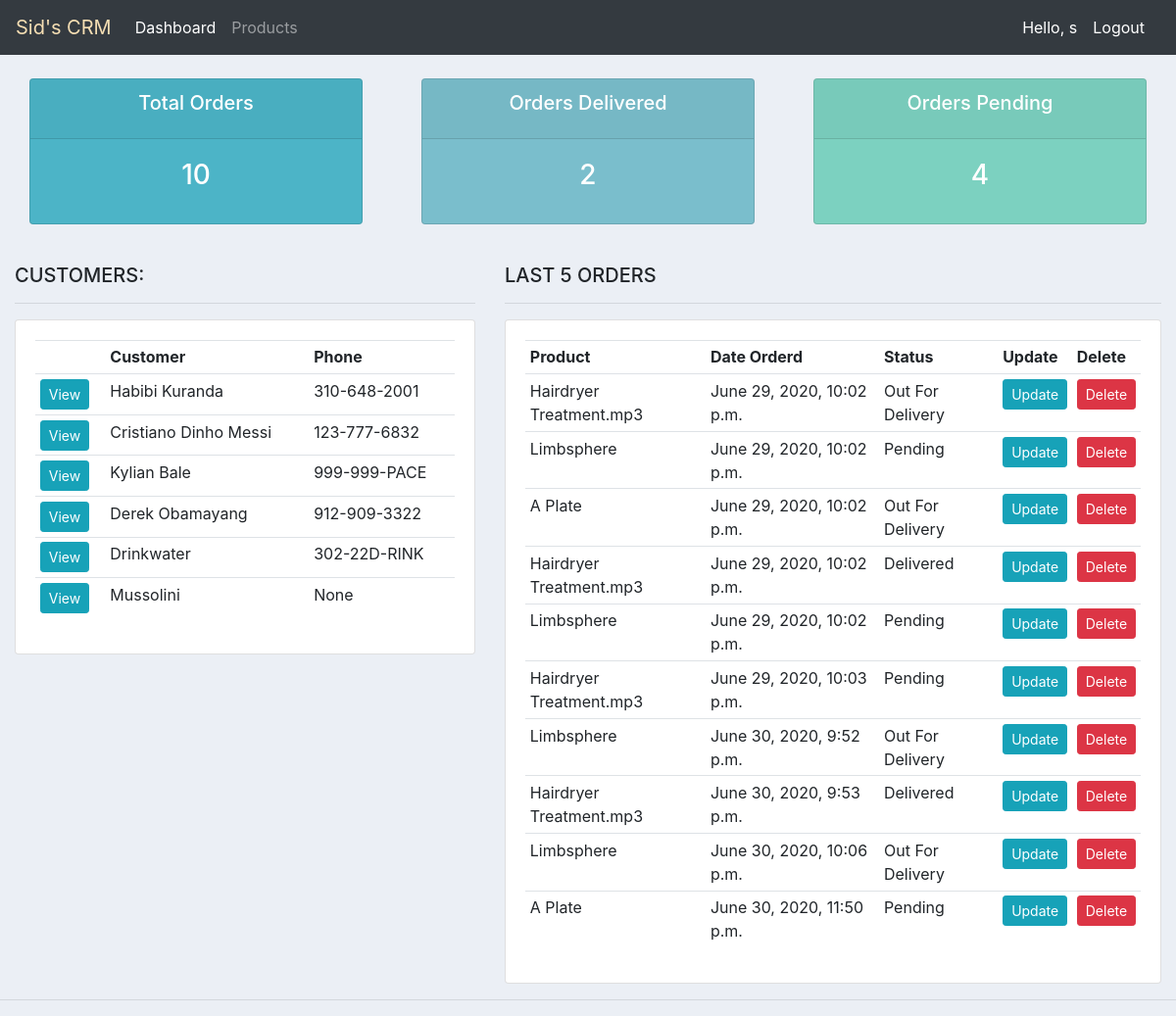
The app's page / (signed in) with its own data.
### accounts/models.py (models this page shows, shortened)
class Customer(models.Model):
    user = models.OneToOneField(
        User, null=True, blank=True, on_delete=models.CASCADE)
    name = models.CharField(max_length=250, null=True)
    phone = models.CharField(max_length=13, null=True, blank=True)
    email = models.EmailField(max_length=250, null=True, blank=True)
    profile_pic = models.ImageField(default='logo2.png', null=True, blank=True)
    date_created = models.DateTimeField(default=timezone.now)

class Order(models.Model):
    STATUS = (
        ('Pending', 'Pending'),
        ('Out For Delivery', 'Out For Delivery'),
        ('Delivered', 'Delivered'),
    )
    customer = models.ForeignKey(
        Customer, null=True, on_delete=models.SET_NULL)
    product = models.ForeignKey(Product, null=True, on_delete=models.SET_NULL)
    date_created = models.DateTimeField(default=timezone.now)
    status = models.CharField(max_length=250, null=True, choices=STATUS)
    note = models.CharField(max_length=1000, null=True, blank=True)

class Product(models.Model):
    CATEGORY = (
        ('Indoor', 'Indoor'),
        ('Outdoor', 'Outdoor'),
    )
    name = models.CharField(max_length=250, null=True)
    price = models.FloatField(null=True)
    category = models.CharField(max_length=250, null=True, choices=CATEGORY)
    description = models.CharField(max_length=250, null=True)
    date_created = models.DateTimeField(default=timezone.now)
    tag = models.ManyToManyField(Tag)
    def __str__(self):
        return self.name

### accounts/decorators.py (the view)
    def wrapper_function(request, *args, **kwargs):
        group = None
        if request.user.groups.exists():
            group = request.user.groups.all()[0].name
        if group == 'customer':
            return redirect('user-page')
        if group == 'admin':
            return view_func(request, *args, **kwargs)

### accounts/views.py (called while the page is built)
@login_required(login_url='login')
@admin_only
def home(request):
    orders = Order.objects.all()
    customers = Customer.objects.all()
    total_orders = orders.count()
    total_customers = customers.count()
    orders_pending = orders.filter(status='Pending').count()
    orders_delivered = orders.filter(status='Delivered').count()
    context = {"orders": orders, "customers": customers, 'total_orders': total_orders,
               'orders_pending': orders_pending, 'orders_delivered': orders_delivered}
    return render(request, 'accounts/dashboard.html', context)

### accounts/templates/accounts/dashboard.html
{% extends 'accounts/base.html' %}
{% block content %}
{% include 'accounts/status.html' %}
    <br>
  <div class="row">
    <div class="col-md-5">
      <h5>CUSTOMERS:</h5>
      <hr>
      <div class="card card-body">
        <table class="table table-sm">
          <tr>
            <th></th>
            <th>Customer</th>
            <th>Phone</th>
          </tr>
          {% for customer in customers %}
          <tr>
            <td><a class='btn btn-sm btn-info' href="{% url 'customer' customer.id %}">View</a></td>
            <td>{{customer.name}}</td>
            <td>{{customer.phone}}</td>
          </tr>
          {% endfor %}
        </table>
      </div>
    </div>
    <div class="col-md-7">
      <h5>LAST 5 ORDERS</h5>
      <hr>
      <div class="card card-body">
        <table class="table table-sm">
          <tr>
            <th>Product</th>
            <th>Date Orderd</th>
            <th>Status</th>
            <th>Update</th>
            <th>Delete</th>
          </tr>
          {% for order in orders %}
          <tr>
            <td>{{order.product}}</td>
            <td>{{order.date_created}}</td>
            <td>{{order.status}}</td>
            <td><a class='btn btn-sm btn-info' href="{% url 'update_order' order.id %}">Update</a></td>
            <td><a class='btn btn-sm btn-danger' href="{% url 'delete_order' order.id %}">Delete</a></td>
          </tr>
          {% endfor %}
        </table>
      </div>
    </div>
  </div>
{% endblock  %}

### accounts/templates/accounts/navbar.html (shortened to what this page needs)
{% load static %}
<nav class="navbar navbar-expand-lg navbar-dark bg-dark">
  <a class="navbar-brand" id="logo" href="/">Sid's CRM</a>
  <div class="collapse navbar-collapse" id="navbarNav">
    <ul class="navbar-nav">
      {% if request.user.is_staff %}
      <li class="nav-item active">
        <a class="nav-link" href="{% url 'home' %}">Dashboard</a>
      </li>
      <li class="nav-item">
        <a class="nav-link" href="{% url 'products' %}">Products</a>
      </li>
      {% else %}
      <li class="nav-item">
        <a class="nav-link" href="{% url 'account' %}">Settings</a>
      </li>
      {% endif %}
    </ul>
  </div>
  <span class="hello-msg">Hello, {{request.user}}</span>
  <span><a class="hello-msg" href="{% url 'logout' %}">Logout</a></span>
</nav>

### static/css/main.css (style rules this page uses)
#logo { color: wheat; }
body { background-color: #ebeff5; }

### accounts/templates/accounts/navbar.html (style rules this page uses)
.hello-msg { font-size: 1rem; color: white; margin-right: 1rem; }

### records on screen
Customer: name "Habibi Kuranda", phone "310-648-2001"
Customer: name "Cristiano Dinho Messi", phone "123-777-6832"
Customer: name "Kylian Bale", phone "999-999-PACE"
Customer: name "Derek Obamayang", phone "912-909-3322"
Customer: name "Drinkwater", phone "302-22D-RINK"
Customer: name "Mussolini", phone "None"
Order: product "Hairdryer Treatment.mp3", date_created "June 29, 2020, 10:02 p.m.", status "Out For Delivery"
Order: product "Limbsphere", date_created "June 29, 2020, 10:02 p.m.", status "Pending"
Order: product "A Plate", date_created "June 29, 2020, 10:02 p.m.", status "Out For Delivery"
Order: product "Hairdryer Treatment.mp3", date_created "June 29, 2020, 10:02 p.m.", status "Delivered"
Order: product "Limbsphere", date_created "June 29, 2020, 10:02 p.m.", status "Pending"
Order: product "Hairdryer Treatment.mp3", date_created "June 29, 2020, 10:03 p.m.", status "Pending"
Order: product "Limbsphere", date_created "June 30, 2020, 9:52 p.m.", status "Out For Delivery"
Order: product "Hairdryer Treatment.mp3", date_created "June 30, 2020, 9:53 p.m.", status "Delivered"
Order: product "Limbsphere", date_created "June 30, 2020, 10:06 p.m.", status "Out For Delivery"
Order: product "A Plate", date_created "June 30, 2020, 11:50 p.m.", status "Pending"

### other values on screen
{{ request.user }} "s"
{{ total_orders }} "10"
{{ orders_delivered }} "2"
{{ orders_pending }} "4"
